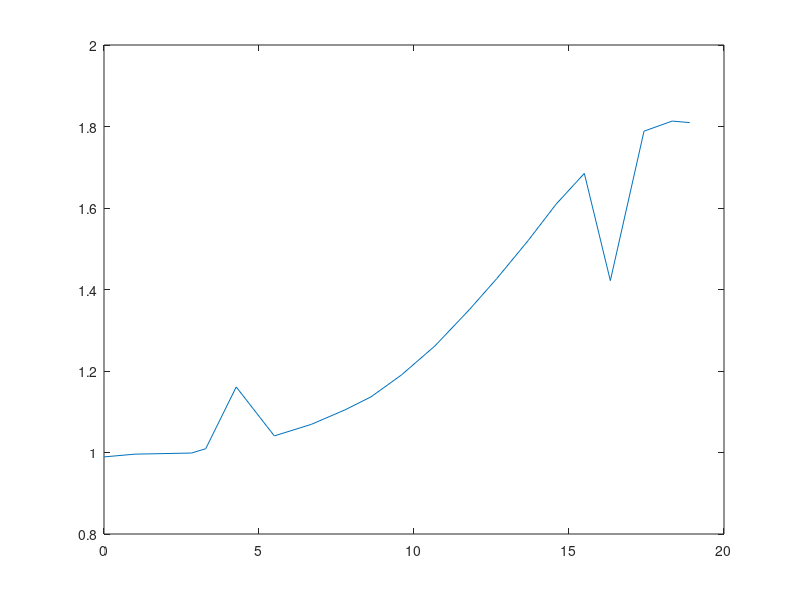

The MATLAB source for this figure:


tc = 0.12384999999999999
F_2slot=[0. , 0.989204601706829
0.9969704770013683, 0.9959368750371262
2.8252975070787887, 0.9987169079064608
3.2815080292259857, 1.0093222184820703
4.265528780468488, 1.160861730986275
5.494129061639901, 1.0407579747737756
6.6872463021998705, 1.069049363404154
7.7742312337880914, 1.1045957665881232
8.615369383996988, 1.1366493079619029
9.595271568025659, 1.190261964635764
10.679088370987863, 1.2618458309407359
11.796487337385898, 1.351432588163079
12.668989960992413, 1.4267152446389322
13.680573431281307, 1.519953270102766
14.586975031186263, 1.6096350711838898
15.494643882541627, 1.6849018870166126
16.33356434271231, 1.421816525750944
17.41959883571273, 1.7885392946953644
18.33170306714452, 1.8133536621586834
18.89467952398867, 1.8094964655565013];

VBase_2slot=spline(F_2slot(:,1)',F_2slot(:,2)',tc*100);


plot(F_2slot(:,1)',F_2slot(:,2)')
